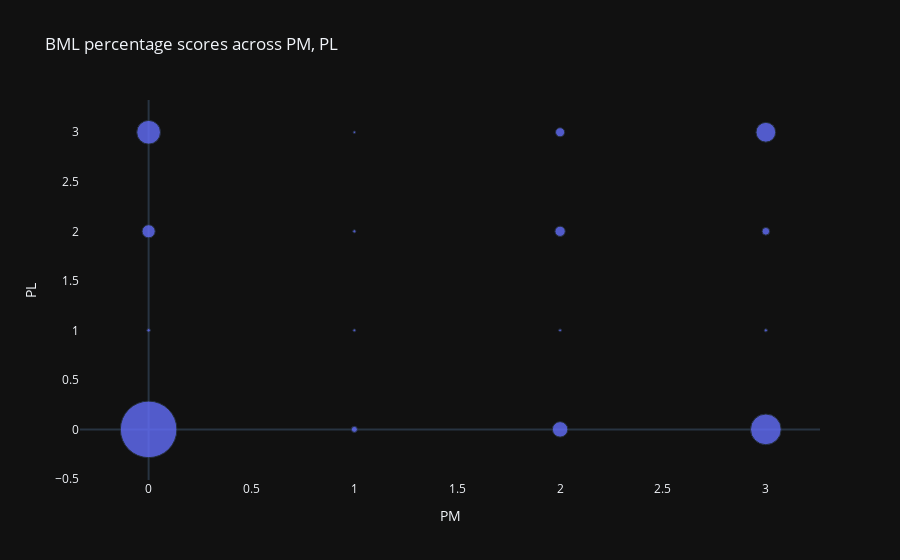

Notebook code cell kept with this figure:
### Code cell
from scripts.mbm.kl_oriented.kl_mbm_region_relationships import v00_moaks_shared_kl_mbmp_p_df

patella_lateral_percentage = v00_moaks_shared_kl_mbmp_p_df['V00MBMPPM']
patella_medial_percentage = v00_moaks_shared_kl_mbmp_p_df['V00MBMPPL']

# -- plot the size scores of both patella subregions at baseline -- #
percentage_scatter_femoral_medial = plot_2d_moaks_data(v00_moaks_shared_kl_mbmp_p_df)
percentage_scatter_femoral_medial.show()

### Figure 1 — Plotly figure (JSON) as saved in the notebook; plotly's stock layout.template omitted (floating-point values rounded to 4 significant figures)
{"data": [{"hovertemplate": "V00MBMPPM=%{x}<br>V00MBMPPL=%{y}<br>count=%{marker.size}<extra></extra>", "legendgroup": "", "marker": {"color": "#636efa", "opacity": 0.8, "size": [1576, 6, 85, 277, 18, 4, 5, 3, 118, 4, 52, 41, 464, 5, 29, 192], "sizemode": "area", "sizeref": 0.985, "symbol": "circle"}, "mode": "markers", "name": "", "orientation": "v", "showlegend": false, "x": [0.0, 0.0, 0.0, 0.0, 1.0, 1.0, 1.0, 1.0, 2.0, 2.0, 2.0, 2.0, 3.0, 3.0, 3.0, 3.0], "xaxis": "x", "y": [0.0, 1.0, 2.0, 3.0, 0.0, 1.0, 2.0, 3.0, 0.0, 1.0, 2.0, 3.0, 0.0, 1.0, 2.0, 3.0], "yaxis": "y", "type": "scatter"}], "layout": {"xaxis": {"anchor": "y", "domain": [0.0, 1.0], "title": {"text": "PM"}, "showgrid": false}, "yaxis": {"anchor": "x", "domain": [0.0, 1.0], "title": {"text": "PL"}, "showgrid": false}, "legend": {"tracegroupgap": 0, "itemsizing": "constant"}, "title": {"text": "BML percentage scores across PM, PL"}}}
